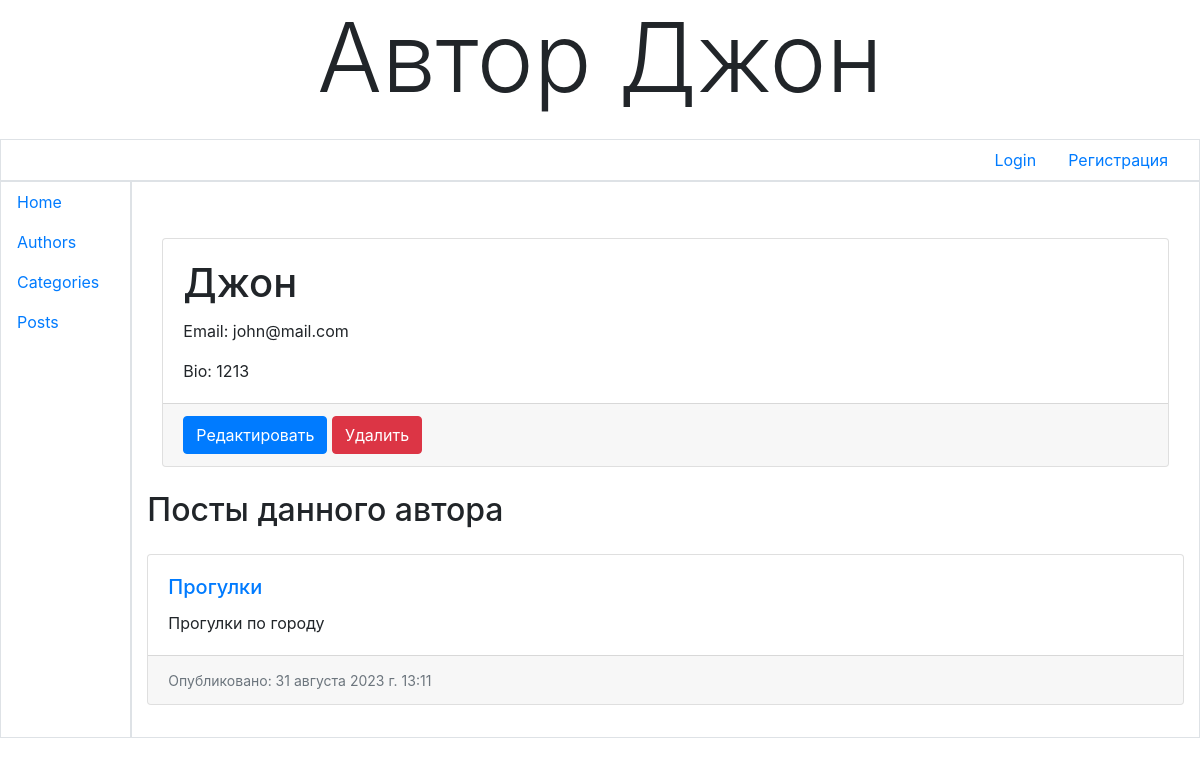
The page /authors/1/ on the database as committed earlier.
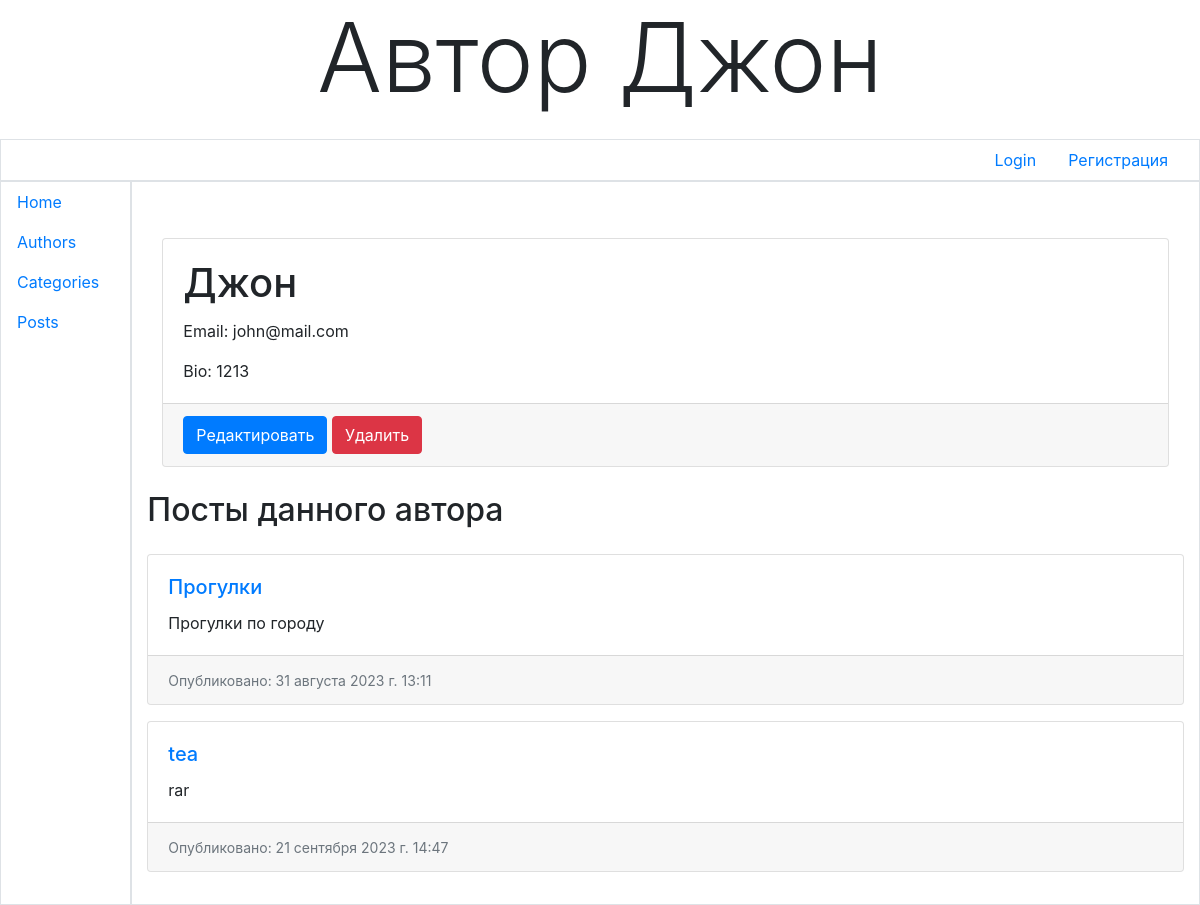
The same page on the database as committed later.
### views_app/models.py (models this page shows, shortened)
class Author(models.Model):
    objects = models.Manager()
    new_manager = CategoryManager()
    name = models.CharField(max_length=100)
    email = models.EmailField(unique=True)
    bio = models.TextField()
    user = models.OneToOneField(User, on_delete=models.CASCADE, null=True, blank=True)

class Post(models.Model):
    title = models.CharField(max_length=200)
    content = models.TextField()
    pub_date = models.DateTimeField(auto_now_add=True)
    author = models.ForeignKey(Author, on_delete=models.CASCADE, related_name='posts')
    categories = models.ManyToManyField(Category)
    views = models.IntegerField(default=0)
    status = models.CharField(
        max_length=10,
        choices=[('d', 'Draft'), ('p', 'Published')],
        default='d'
    )
    class Meta:
        permissions = (('hide', 'Возможность прятать посты'), )

### views_app/views.py (the view)
# urls.py: path('authors/<int:pk>/', views.AuthorDetail.as_view(), name='author_detail'),
class AuthorDetail(DetailView):
    model = Author
    context_object_name = 'author'
    def get_context_data(self, **kwargs):
        context = super().get_context_data(**kwargs)
        author = context['author']
        posts = author.posts.all()
        paginator = Paginator(posts, 2)
        page_number: int = self.request.GET.get('page')
        page_obj = paginator.get_page(page_number)
        context['page_obj'] = page_obj
        messages.success(self.request, 'Все посты этого автора найдены')
        messages.warning(self.request, 'Возникла проблема')
        messages.error(self.request, 'Ошибка')
        return context

### views_app/templates/views_app/author_detail.html (shortened to what this page needs)
{% extends 'layouts/navbar.html' %}
{% load bootstrap4 %}
{% block header %}Автор {{ author.name }}{% endblock %}
{% block content %}
    <div class="container mt-5">
        <div class="card">
            <div class="card-body">
                <h1 class="card-title">{{ author.name }}</h1>
                <p class="card-text">Email: {{ author.email }}</p>
                <p class="card-text">Bio: {{ author.bio }}</p>
            </div>
            <div class="card-footer">
                <a class="btn btn-primary" href="{% url 'author_update' pk=author.pk %}">Редактировать</a>
                <a class="btn btn-danger" href="{% url 'author_delete' pk=author.pk %}">Удалить</a>
            </div>
        </div>
    </div>
    <div class="mt-4">
        <h2 class="mb-4">Посты данного автора</h2>
        {% for post in page_obj %}
            <div class="card mb-3">
                <div class="card-body">
                    <h5 class="card-title"><a href="{% url 'post_detail' pk=post.pk %}">{{ post.title }}</a></h5>
                    <p class="card-text">{{ post.content }}</p>
                </div>
                <div class="card-footer">
                    <small class="text-muted">Опубликовано: {{ post.pub_date }}</small>
                </div>
            </div>
        {% endfor %}
    </div>
{% endblock %}

### views_app/templates/layouts/navbar.html (shortened to what this page needs)
{% load bootstrap4 %}
<!DOCTYPE html>
<html lang="ru">
<head>
    {% bootstrap_css %}
</head>
<body class="container-fluid">
    <header class="mb-4">
        <h1 class="display-1 text-center">{% block header %}Навигационная панель{% endblock %}</h1>
    </header>
    <div class="row">
        <ul class="col nav justify-content-end border">
        {% if user.is_authenticated %}
            <li class="nav-item">
                <a class="nav-link" href="{% url 'user_logout' %}">Logout</a>
            </li>
            <li class="nav-item">
                <a class="nav-link dropdown-toggle" data-toggle="dropdown" role="button" aria-haspopup="true" aria-expanded="false">
                    Профиль
                </a>
                <div class="dropdown-menu">
                    <a class="dropdown-item" href="{% url 'user_permissions' %}">Мои разрешения</a>
                    <div class="dropdown-divider"></div>
                    <a class="dropdown-item" href="{% url 'change_password' %}">Изменить пароль</a>
                </div>
            </li>
            {% else %}
            <li class="nav-item">
                <a class="nav-link" href="{% url 'user_login' %}">Login</a>
            </li>
            <li class="nav-item">
                <a class="nav-link" href="{% url 'user_register' %}">Регистрация</a>
            </li>
            {% endif %}
        </ul>
    </div>
    <div class="row">
        <nav class="col-md-auto nav flex-column border">
            <a class="nav-link" href="{% url 'main_page' %}">Home</a>
            <a class="nav-link" href="{% url 'author_list' %}">Authors</a>
            <a class="nav-link" href="{% url 'category_list' %}">Categories</a>
            <a class="nav-link" href="{% url 'post_list' %}">Posts</a>
        </nav>
        <section class="col border py-2">
            {% block content %}
            {% endblock %}
        </section>
    </div>
</body>
</html>

Rows that differ between the two databases and show on the page:
added Post: title "tea", content "rar", pub_date "21 сентября 2023 г. 14:47"
